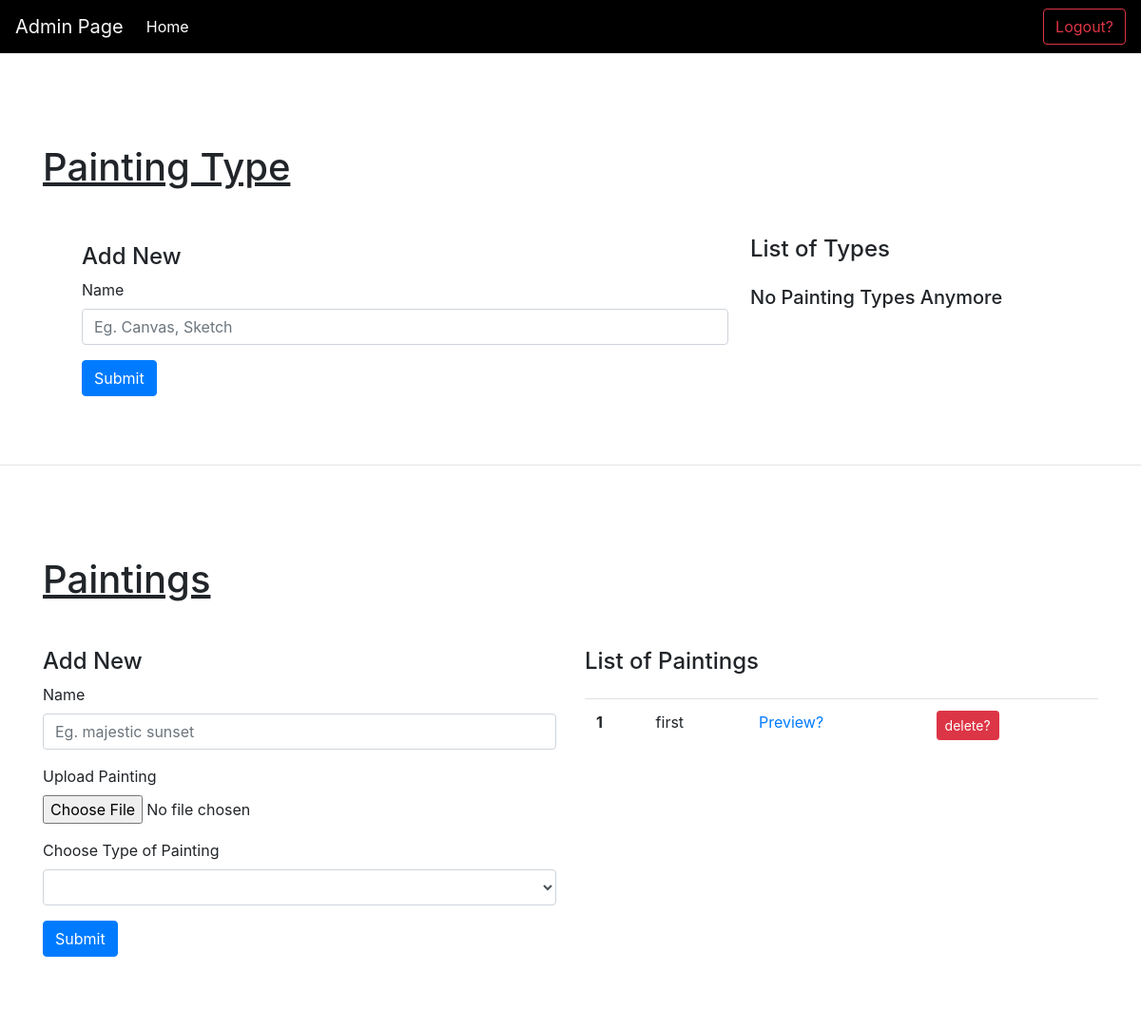
/adminpage/admin-page, run on an earlier commit of the app's database.
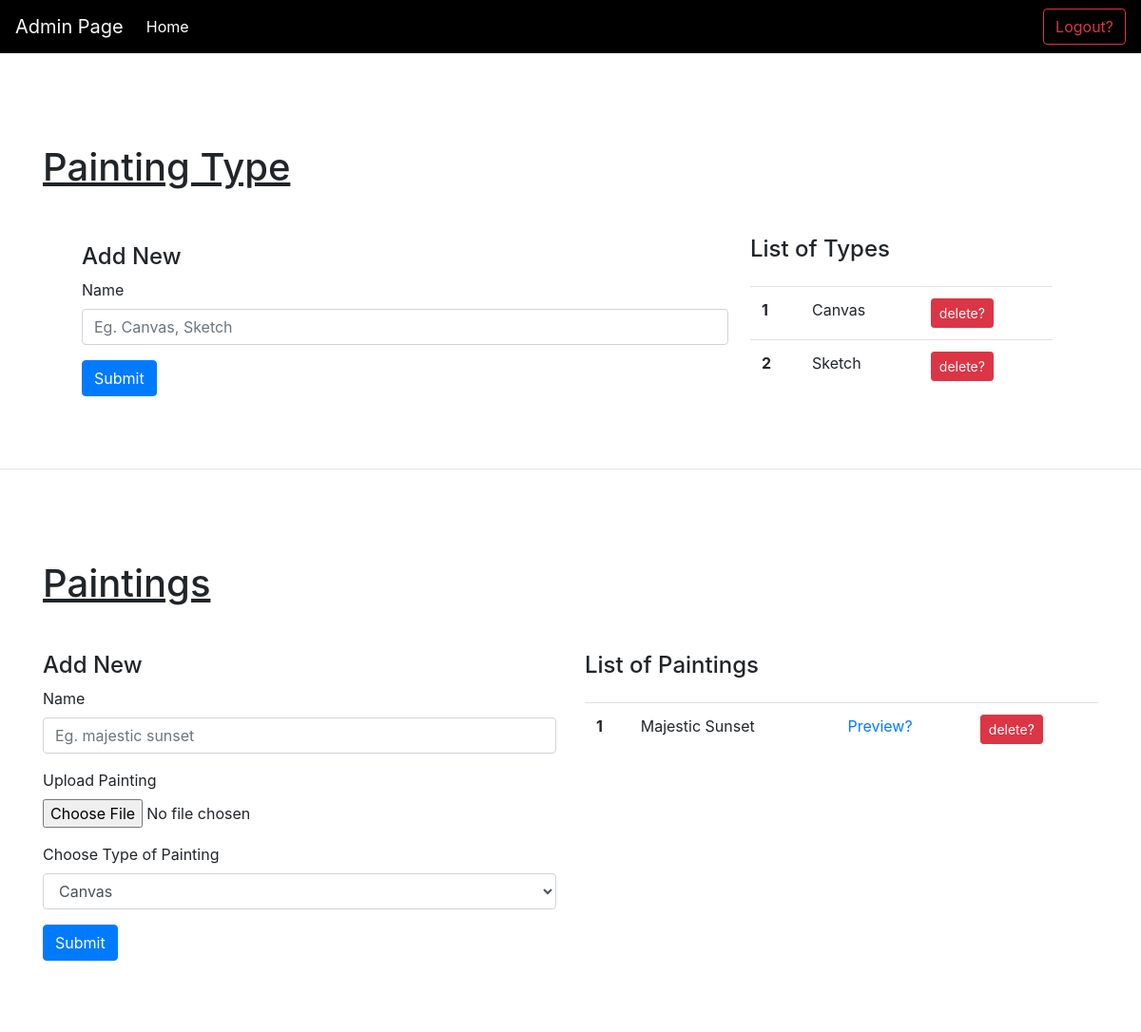
And on a later commit of the database.
### basic/models.py (models this page shows)
class Posts(models.Model):
    post_type = models.ForeignKey(PostType , on_delete=models.CASCADE , null=True , blank=True)
    name = models.CharField(max_length=100)
    image = models.ImageField(upload_to='images/')

class PostType(models.Model):
    name = models.CharField(max_length=100)
    def __str__(self):
        return self.name

### admin_app/views.py (the view)
# urls.py: path('admin-page', admin_page , name='admin_page'),
def admin_page(request):
    posts = Posts.objects.all()
    post_types = PostType.objects.all()
    print(post_types)
    context = {
        'posts': posts,
        'post_types': post_types
    }
    return render(request , 'adminpage.html', context=context)

### templates/adminpage.html (shortened to what this page needs)
<!doctype html>
<html lang="en">
  <head>
    <link rel="stylesheet" href="https://cdn.jsdelivr.net/npm/bootstrap@4.0.0/dist/css/bootstrap.min.css">
  </head>
  <body style="background: url('https://wallpapers.com/images/featured/black-clouds-background-87utstxo0bgqdgh8.jpg') top right no-repeat; ">
    <nav class="navbar navbar-expand-lg navbar-light  text-white " style='background:black;'>
        <a class="navbar-brand text-light" href="{% url 'admin_page' %}">Admin Page</a>
        <div class="collapse navbar-collapse" id="navbarSupportedContent">
          <ul class="navbar-nav mr-auto">
            <li><a class="nav-link active text-white" href="{% url 'indexview' %}">Home</a></li>
          </ul>
          <form class="form-inline my-2 my-lg-0">
            <a href="{% url 'logoutview' %}" class="btn btn-outline-danger my-2 my-sm-0" type="submit">Logout?</a>
          </form>
        </div>
    </nav>
    <div class='container mt-5 bg-white py-5'>
        <h1><u>Painting Type</u></h1>
            <div class='row mt-5 px-5'>
                <div class='col-sm-8 p-2'>
                    <h4>Add New</h4>
                    <form method='POST' action="{% url 'add_post_type'%}" > {% csrf_token %}
                        <div class="form-group">
                        <label for="exampleFormControlInput1">Name</label>
                        <input type="text" class="form-control" name='painting_type' id="exampleFormControlInput1" placeholder="Eg. Canvas, Sketch">
                        </div>
                        <button class='btn btn-primary' type='submit'>Submit</button>
                    </form>
                </div>
                <div class='col-sm-4 border-sm-top'>
                    <h4>List of Types </h4>
                    {% if post_types %}
                        <table class="table mt-4">
                        <tbody>
                            {% for i in post_types %}
                            <tr>
                                <th scope="row">{{forloop.counter}}</th>
                                <td>{{i.name}}</td>
                                <td><a href="{% url 'delete_post_type' i.id %}" class='btn btn-sm btn-danger'>delete?</a></td>
                            </tr>
                            {% endfor %}
                        </tbody>
                      </table>
                    {% else %}
                      <h5 class='mt-4'>No Painting Types Anymore</h5>
                    {% endif %}
                </div>
            </div>
    </div>
    <hr />
    <div class='container my-5 bg-white py-5'>
        <h1><u>Paintings</u></h1>
            <div class='row mt-5'>
                <div class='col-sm-6'>
                    <h4>Add New</h4>
                    <form method='POST' action="{% url 'add_post'%}" enctype="multipart/form-data" > {% csrf_token %}
                        <div class="form-group">
                        <label for="exampleFormControlInput1">Name</label>
                        <input type="text" class="form-control" name='painting_name' id="exampleFormControlInput1" placeholder="Eg. majestic sunset" required>
                        </div>
                        <div class="form-group">
                            <label for="exampleFormControlFile1">Upload Painting</label>
                            <input type="file" class="form-control-file" name='painting_pic' id="exampleFormControlFile1" required>
                          </div>
                          <div class="form-group">
                            <label for="exampleFormControlSelect1">Choose Type of Painting</label>
                            <select class="form-control" name='post_type' id="exampleFormControlSelect1" required>
                                {% for i in post_types  %}
                                    <option>{{i.name}}</option>
                                {% endfor %}
                            </select>
                          </div>
                        <button class='btn btn-primary' type='submit'>Submit</button>
                    </form>
                </div>
                <div class='col-sm-6'>
                    <h4>List of Paintings</h4>
                    {% if posts %}
                        <table class="table mt-4">
                        <tbody>
                            {% for i in posts %}
                            <tr>
                                <th scope="row">{{forloop.counter}}</th>
                                <td>{{i.name}}</td>
                                <td><a href="{{i.image.url}}">Preview?</a></td>
                                <td><a href="{% url 'delete_post' i.id %}" class='btn btn-sm btn-danger'>delete?</a></td>
                            </tr>
                            {% endfor %}
                        </tbody>
                      </table>
                    {% else %}
                      <h5 class='mt-4'>No Painting Yet</h5>
                    {% endif %}
                </div>
            </div>
    </div>
  </body>
</html>

What changed in the data, as far as the page shows it:
removed Posts: name "first"
added PostType: name "Canvas"
added PostType: name "Sketch"
added Posts: name "Majestic Sunset"
Also different on the page:
form field post_type: (not shown) → "Canvas"
text no longer shown: "No Painting Types Anymore"
